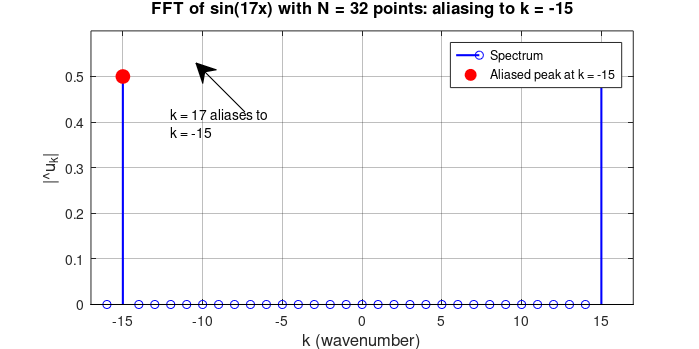

Write MATLAB code to recreate this figure.
% fft_aliasing.m
% Chapter 9: Physical and Fourier Space on Grids
%
% Demonstrates aliasing in FFT of high-frequency data.
% sin(17x) sampled at N=32 points shows spike at k=-15 due to aliasing.
% This is Etude 4 from the chapter.
%
% Author: Dr. Denys Dutykh
% Date: February 2026

function fft_aliasing()
    % Grid parameters
    N = 32;
    j = 0:N-1;
    x = 2*pi*j/N;

    % High-frequency function: k=17 > Nyquist limit N/2=16
    u = sin(17*x);

    % Compute FFT
    u_hat = fft(u) / N;

    % Wavenumber vector
    k = [0:N/2-1, -N/2:-1];

    % Shift for plotting
    k_shifted = fftshift(k);
    u_hat_shifted = fftshift(u_hat);

    % Find the aliased location
    fprintf('N = %d, Nyquist limit = %d\n', N, N/2);
    fprintf('True wavenumber: 17\n');
    fprintf('Alias: 17 = -15 + 32, so appears at k = -15\n');
    [~, max_idx] = max(abs(u_hat_shifted));
    fprintf('Maximum |u_hat_k| at k = %d\n', k_shifted(max_idx));

    % Create figure
    figure('Position', [100, 100, 700, 350]);

    % Stem plot of spectrum
    stem(k_shifted, abs(u_hat_shifted), 'b-', 'LineWidth', 1.5, 'MarkerSize', 6);
    hold on;

    % Highlight the aliased peak
    aliased_k = -15;
    aliased_idx = find(k_shifted == aliased_k);
    plot(aliased_k, abs(u_hat_shifted(aliased_idx)), 'ro', 'MarkerSize', 10, ...
         'MarkerFaceColor', 'r');

    % Add annotation
    text(aliased_k + 3, 0.4, sprintf('k = 17 aliases to\nk = %d', aliased_k), ...
         'FontSize', 10);
    annotation('arrow', [0.35, 0.28], [0.68, 0.82]);

    xlabel('k (wavenumber)', 'FontSize', 12);
    ylabel('|\^u_k|', 'FontSize', 12);
    title('FFT of sin(17x) with N = 32 points: aliasing to k = -15', 'FontSize', 12);
    xlim([-N/2 - 1, N/2 + 1]);
    ylim([0, 0.6]);
    legend('Spectrum', 'Aliased peak at k = -15', 'Location', 'northeast');
    grid on;
    set(gca, 'GridAlpha', 0.3);
    hold off;

    % Save figure
    set(gcf, 'PaperPositionMode', 'auto');
    print('-dpdf', '../../../textbook/figures/ch09/matlab/fft_aliasing.pdf');
    fprintf('Figure saved to textbook/figures/ch09/matlab/fft_aliasing.pdf\n');
end
